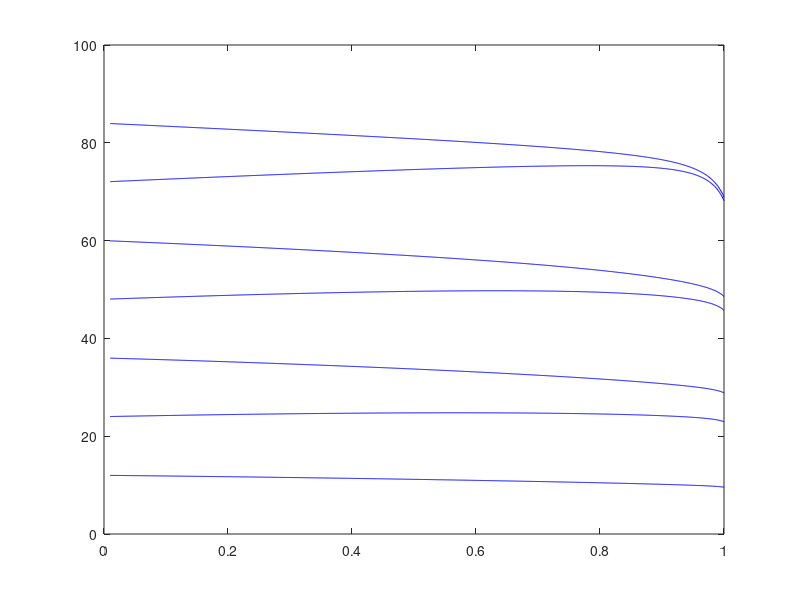

Reproduce this figure in MATLAB.
clc;
clear all;
close all;
c=0.0001;
p1=11.5*pi/180;p2=24.5*pi/180;p3=33.5*pi/180;p4=49*pi/180;p5=60*pi/180;p6=75*pi/180;p7=81.5*pi/180;
i=1;
for t=0.01:0.001:1
    x(i)=t;
    M=t;
    K=[((pi*M/4+1)*0.5);0.5;0.5;0.5;0.5;0.5;0.5;];
    for y=1:1:100
        F=[cos(p1)-cos(p2)+cos(p3)-cos(p4)+cos(p5)-cos(p6)+cos(p7);
       cos(3*p1)-cos(3*p2)+cos(3*p3)-cos(3*p4)+cos(3*p5)-cos(3*p6)+cos(3*p7);
       cos(5*p1)-cos(5*p2)+cos(5*p3)-cos(5*p4)+cos(5*p5)-cos(5*p6)+cos(5*p7);
       cos(7*p1)-cos(7*p2)+cos(7*p3)-cos(7*p4)+cos(7*p5)-cos(7*p6)+cos(7*p7);
       cos(9*p1)-cos(9*p2)+cos(9*p3)-cos(9*p4)+cos(9*p5)-cos(9*p6)+cos(9*p7);
       cos(11*p1)-cos(11*p2)+cos(11*p3)-cos(11*p4)+cos(11*p5)-cos(11*p6)+cos(11*p7);
       cos(13*p1)-cos(13*p2)+cos(13*p3)-cos(13*p4)+cos(13*p5)-cos(13*p6)+cos(13*p7);];
    J=[-sin(p1) sin(p2) -sin(p3) sin(p4) -sin(p5) sin(p6) -sin(p7);
       -3*sin(3*p1) 3*sin(3*p2) -3*sin(3*p3) 3*sin(3*p4) -3*sin(3*p5) 3*sin(3*p6) -3*sin(3*p7);
       -5*sin(5*p1) 5*sin(5*p2) -5*sin(5*p3) 5*sin(5*p4) -5*sin(5*p5) 5*sin(5*p6) -5*sin(5*p7);
       -7*sin(7*p1) 7*sin(7*p2) -7*sin(7*p3) 7*sin(7*p4) -7*sin(7*p5) 7*sin(7*p6) -7*sin(7*p7);
       -9*sin(9*p1) 9*sin(9*p2) -9*sin(9*p3) 9*sin(9*p4) -9*sin(9*p5) 9*sin(9*p6) -9*sin(9*p7);
       -11*sin(11*p1) 11*sin(11*p2) -11*sin(11*p3) 11*sin(11*p4) -11*sin(11*p5) 11*sin(11*p6) -11*sin(11*p7);
       -13*sin(13*p1) 13*sin(11*p2) -13*sin(13*p3) 13*sin(13*p4) -13*sin(13*p5) 13*sin(13*p6) -13*sin(13*p7);];
   df=(J)\(K-F);
 p1=p1+df(1,:);
 p2=p2+df(2,:);
 p3=p3+df(3,:);
 p4=p4+df(4,:);
 p5=p5+df(5,:);
 p6=p6+df(6,:);
 p7=p7+df(7,:);
 L=max(df);
 if L<=c
     break;
 end
    end
p11(i)=p1*180/pi;
p22(i)=p2*180/pi;
p33(i)=p3*180/pi;
p44(i)=p4*180/pi;
p55(i)=p5*180/pi;
p66(i)=p6*180/pi;
p77(i)=p7*180/pi;
i=i+1;
end
plot(x,p11,'b');
hold on
plot(x,p22,'b');
plot(x,p33,'b');
plot(x,p44,'b');
plot(x,p55,'b');
plot(x,p66,'b');
plot(x,p77,'b');
hold off